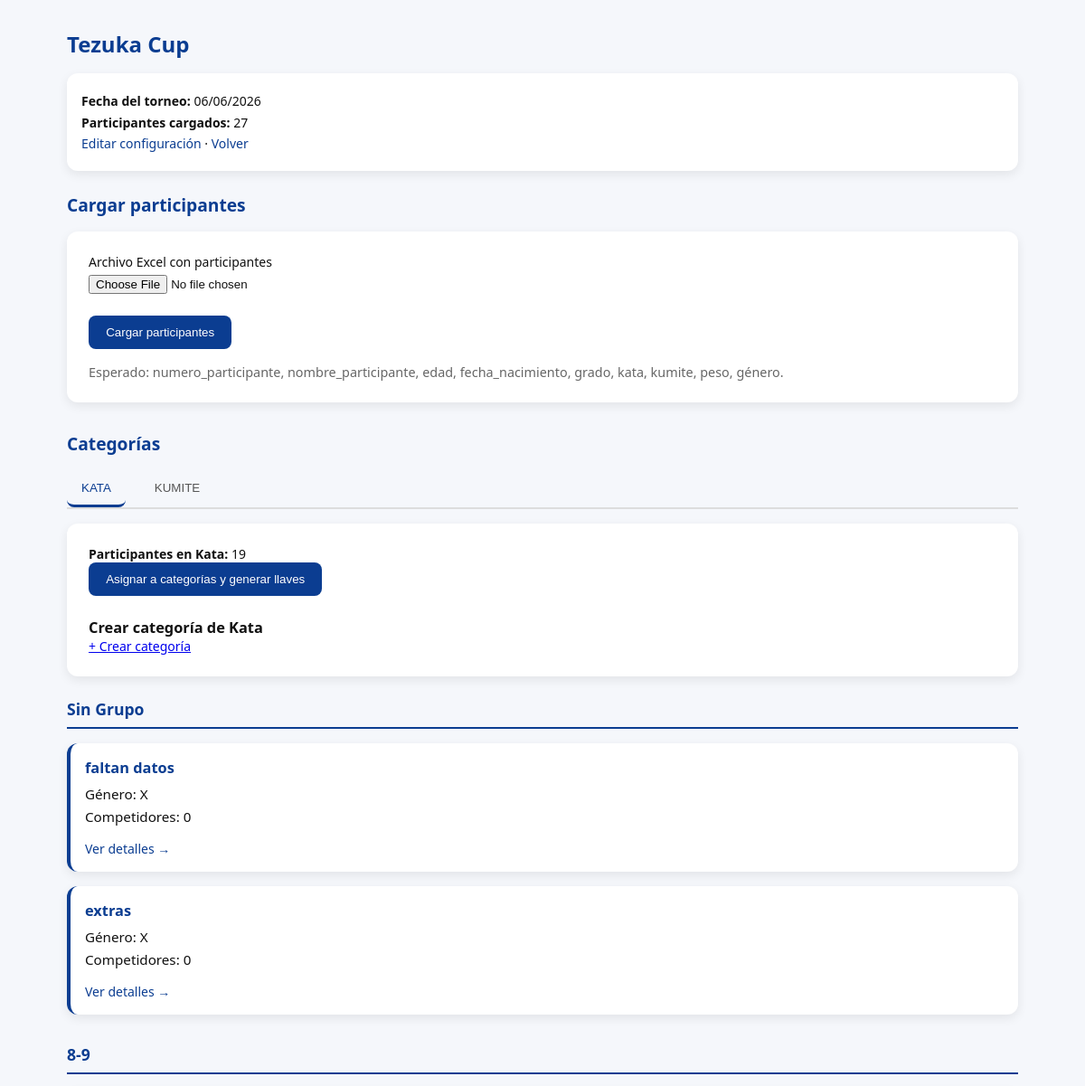
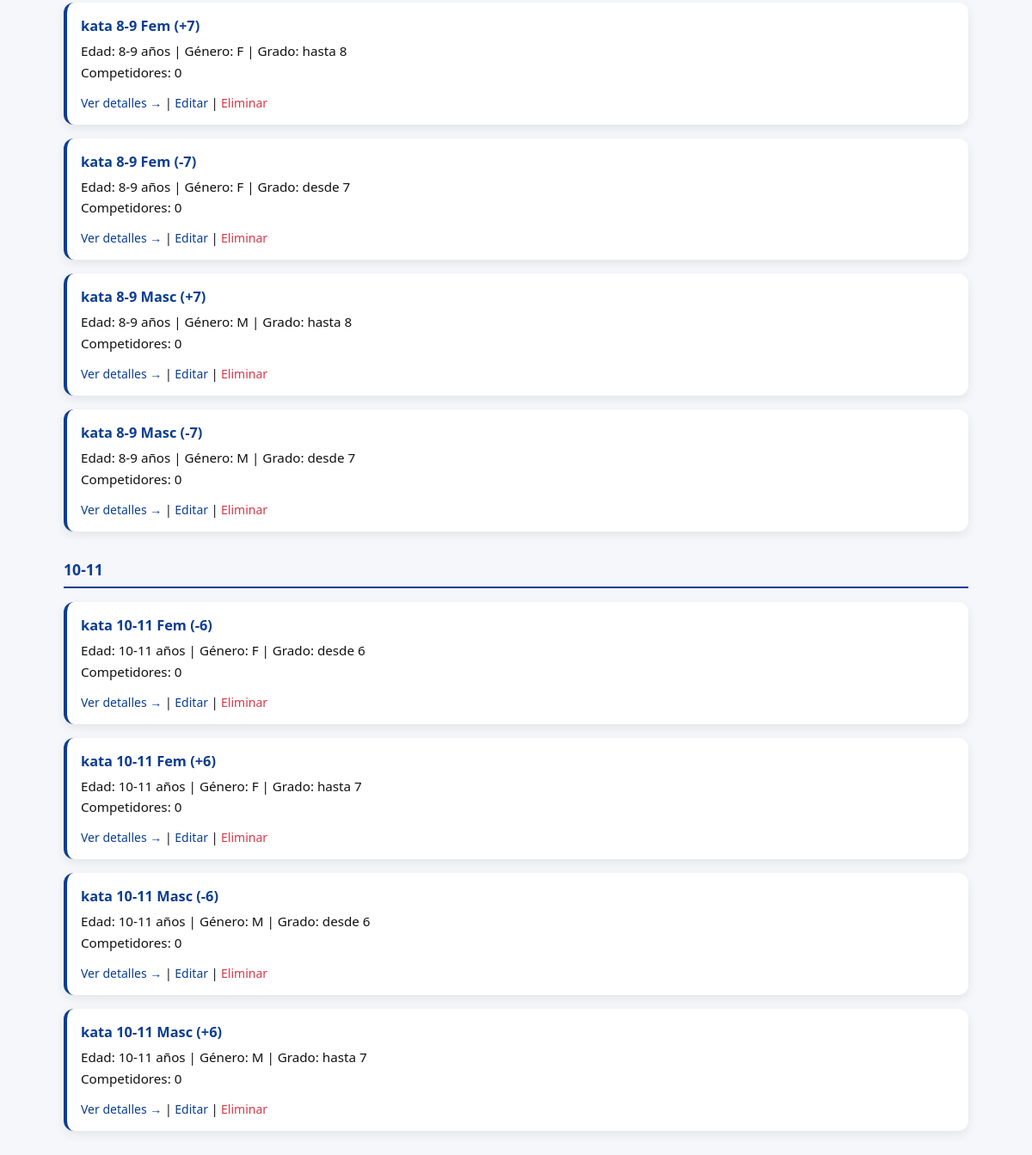
The app's page /competition/1 with its own data (2 pictures, top to bottom).
### app.py (models this page shows)
class Competition(db.Model):
    __tablename__ = "competitions"
    id = db.Column(db.Integer, primary_key=True)
    name = db.Column(db.String(255), nullable=False)
    event_date = db.Column(db.Date, nullable=False, default=datetime.today)
    created_at = db.Column(db.DateTime, nullable=False, default=datetime.utcnow)
    categories = db.relationship("Category", back_populates="competition", cascade="all, delete-orphan")
    participants = db.relationship("Participant", back_populates="competition", cascade="all, delete-orphan")
    matches = db.relationship("Match", back_populates="competition", cascade="all, delete-orphan")

class Category(db.Model):
    __tablename__ = "categories"
    id = db.Column(db.Integer, primary_key=True)
    competition_id = db.Column(db.Integer, db.ForeignKey("competitions.id"), nullable=False)
    name = db.Column(db.String(255), nullable=False)
    modality = db.Column(db.String(10), nullable=False)  # "kata" or "kumite"
    group = db.Column(db.String(100), nullable=True)  # Group/Subcategory for organization
    criteria = db.Column(db.JSON, nullable=False)  # e.g., {"age_min": 10, "age_max": 12, "gender": "M", "grade": "3"}
    competition = db.relationship("Competition", back_populates="categories")
    participant_links = db.relationship("ParticipantCategory", back_populates="category", cascade="all, delete-orphan")
    participants = db.relationship(
        "Participant",
        secondary="participant_categories",
        back_populates="categories",
        viewonly=True,
        overlaps="participant_links"
    )
    matches = db.relationship("Match", back_populates="category", cascade="all, delete-orphan")

### app.py (the view)
@app.route("/competition/<int:comp_id>", methods=["GET"])
def competition_detail(comp_id):
    competition = Competition.query.get_or_404(comp_id)
    kata_cats = Category.query.filter_by(competition_id=comp_id, modality="kata").all()
    kumite_cats = Category.query.filter_by(competition_id=comp_id, modality="kumite").all()
    return render_template(
        "competition.html",
        competition=competition,
        kata_categories=kata_cats,
        kumite_categories=kumite_cats
    )

### templates/competition.html (shortened to what this page needs)
<!doctype html>
<html lang="es">
<head>
</head>
<body>
  <main>
    <h1>{{ competition.name }}</h1>
    <div class="header">
      <p><strong>Fecha del torneo:</strong> {{ competition.event_date.strftime('%d/%m/%Y') }}</p>
      <p><strong>Participantes cargados:</strong> {{ competition.participants|length }}</p>
      <p><a href="{{ url_for('competition_settings', comp_id=competition.id) }}">Editar configuración</a> · <a href="{{ url_for('index') }}">Volver</a></p>
    </div>
    <div class="section">
      <h2>Cargar participantes</h2>
      <div class="form-section">
        <form method="post" action="{{ url_for('upload_participants', comp_id=competition.id) }}" enctype="multipart/form-data">
          <div class="form-group">
            <label for="file">Archivo Excel con participantes</label>
            <input type="file" id="file" name="file" accept=".xlsx,.xls" required>
          </div>
          <button type="submit">Cargar participantes</button>
        </form>
        <p style="margin-top: 1rem; font-size: 0.9rem; color: #666;">
          Esperado: numero_participante, nombre_participante, edad, fecha_nacimiento, grado, kata, kumite, peso, género.
        </p>
      </div>
    </div>
    <div class="section">
      <h2>Categorías</h2>
      <div class="tabs">
        <button class="tab-btn active" onclick="showTab('kata')">KATA</button>
        <button class="tab-btn" onclick="showTab('kumite')">KUMITE</button>
      </div>
      <div id="kata" class="tab-content active">
        <div class="form-section">
          <p><strong>Participantes en Kata:</strong> {% set kata_count = competition.participants|selectattr('kata_participation', 'equalto', true)|list|length %}{{ kata_count }}</p>
          {% if kata_count > 0 %}
            <form method="post" action="{{ url_for('assign_and_bracket', comp_id=competition.id, modality='kata') }}">
              <button type="submit" name="generate_brackets" value="1">Asignar a categorías y generar llaves</button>
            </form>
          {% endif %}
          <h3 style="margin-top: 1.5rem;">Crear categoría de Kata</h3>
          <a href="{{ url_for('new_category', comp_id=competition.id) }}?modality=kata">+ Crear categoría</a>
        </div>
        {% if kata_categories %}
          {% set kata_groups = {} %}
          {% for cat in kata_categories %}
            {% set group_name = cat.group or 'Sin Grupo' %}
          {% endfor %}
          {% for group_name, cats in kata_groups.items() %}
            <div style="margin-bottom: 2rem;">
              <h4 style="color: #0b3d91; margin-bottom: 1rem; font-size: 1.1rem; border-bottom: 2px solid #0b3d91; padding-bottom: 0.5rem;">
                {{ group_name }}
              </h4>
              <div class="categories">
                {% for cat in cats %}
                  <div class="cat-card">
                    <h3>{{ cat.name }}</h3>
                    {% set criteria = cat.criteria %}
                    <p>
                      {% if criteria.get('age_min') or criteria.get('age_max') %}
                        Edad: {{ criteria.get('age_min', '-') }}-{{ criteria.get('age_max', '-') }} años |
                      {% endif %}
                      Género: {{ criteria.get('gender', 'X') }}
                      {% if criteria.get('grade_min') or criteria.get('grade_max') %}
                        | Grado: {% if criteria.get('grade_min') %}desde {{ criteria.get('grade_min_display', criteria.get('grade_min')) }}{% endif %}{% if criteria.get('grade_max') %}hasta {{ criteria.get('grade_max_display', criteria.get('grade_max')) }}{% endif %}
                      {% endif %}
                    </p>
                    <p>Competidores: {{ cat.participants|length }}</p>
                    <div style="margin-top: 0.5rem;">
                      <a href="{{ url_for('category_detail', cat_id=cat.id) }}">Ver detalles →</a>
                      {% if cat.name not in ['faltan datos', 'extras'] %}
                        | <a href="{{ url_for('edit_category', cat_id=cat.id) }}" style="color: #0b3d91;">Editar</a>
                        | <a href="#" onclick="deleteCategory({{ cat.id }}, '{{ cat.name }}')" style="color: #dc3545;">Eliminar</a>
                      {% endif %}
                    </div>
                  </div>
                {% endfor %}
              </div>
            </div>
          {% endfor %}
        {% else %}
          <div class="empty">No hay categorías de Kata. <a href="{{ url_for('new_category', comp_id=competition.id) }}?modality=kata">Crea una.</a></div>
        {% endif %}
      </div>
    </div>
  </main>
</body>
</html>

### templates/competition.html (style rules this page uses)
* { margin: 0; padding: 0; box-sizing: border-box; }
body { font-family: system-ui, sans-serif; background: #f5f7fb; color: #111; font-size: 14px; }
main { max-width: 1100px; margin: 0 auto; padding: 2rem 1.5rem; }
h1 { color: #0b3d91; margin-bottom: 1rem; font-size: 1.5rem; }
.header { background: white; padding: 1rem; border-radius: 12px; box-shadow: 0 4px 12px rgba(0,0,0,.08); margin-bottom: 1.5rem; }
.header p { margin: 0.3rem 0; }
.header a { color: #0b3d91; text-decoration: none; }
.section { margin-bottom: 2rem; }
.section h2 { color: #0b3d91; margin-bottom: 1rem; font-size: 1.2rem; }
.form-section { background: white; padding: 1.5rem; border-radius: 12px; box-shadow: 0 4px 12px rgba(0,0,0,.08); margin-bottom: 1.5rem; }
.form-group { margin-bottom: 1rem; }
label { display: block; font-weight: 500; margin-bottom: 0.3rem; }
input[type="file"] { margin-bottom: 0.5rem; }
button { background: #0b3d91; color: white; padding: 0.7rem 1.2rem; border: none; border-radius: 8px; cursor: pointer; }
.categories { display: grid; gap: 1rem; }
.cat-card { background: white; padding: 1rem; border-radius: 12px; box-shadow: 0 4px 12px rgba(0,0,0,.08); border-left: 4px solid #0b3d91; }
.cat-card h3 { color: #0b3d91; margin-bottom: 0.5rem; }
.cat-card p { margin: 0.3rem 0; font-size: 0.95rem; }
.cat-card a { color: #0b3d91; text-decoration: none; display: inline-block; margin-top: 0.5rem; }
.tabs { display: flex; gap: 1rem; margin-bottom: 1rem; border-bottom: 2px solid #ddd; }
.tab-btn { background: none; border: none; padding: 0.7rem 1rem; border-bottom: 3px solid transparent; cursor: pointer; color: #555; }
.tab-btn.active { color: #0b3d91; border-bottom-color: #0b3d91; }
.tab-content { display: none; }
.tab-content.active { display: block; }

### records on screen
Competition: name "Tezuka Cup", event_date "06/06/2026"
Category: name "faltan datos", get "X", participants|length "0"
Category: name "extras", get "X", participants|length "0"
Category: group "8-9", name "kata 8-9 Fem (+7)", get "8", get "9", get "F", participants|length "0"
Category: name "kata 8-9 Fem (-7)", get "8", get "9", get "F", get "7", participants|length "0"
Category: name "kata 8-9 Masc (+7)", get "8", get "9", get "M", participants|length "0"
Category: name "kata 8-9 Masc (-7)", get "8", get "9", get "M", get "7", participants|length "0"
Category: group "10-11", name "kata 10-11 Fem (-6)", get "10", get "11", get "F", get "6", participants|length "0"
Category: name "kata 10-11 Fem (+6)", get "10", get "11", get "F", get "7", participants|length "0"
Category: name "kata 10-11 Masc (-6)", get "10", get "11", get "M", get "6", participants|length "0"
Category: name "kata 10-11 Masc (+6)", get "10", get "11", get "M", get "7", participants|length "0"

### other values on screen
{{ competition.participants|length }} "27"
{{ kata_count }} "19"
{{ group_name }} "Sin Grupo"
